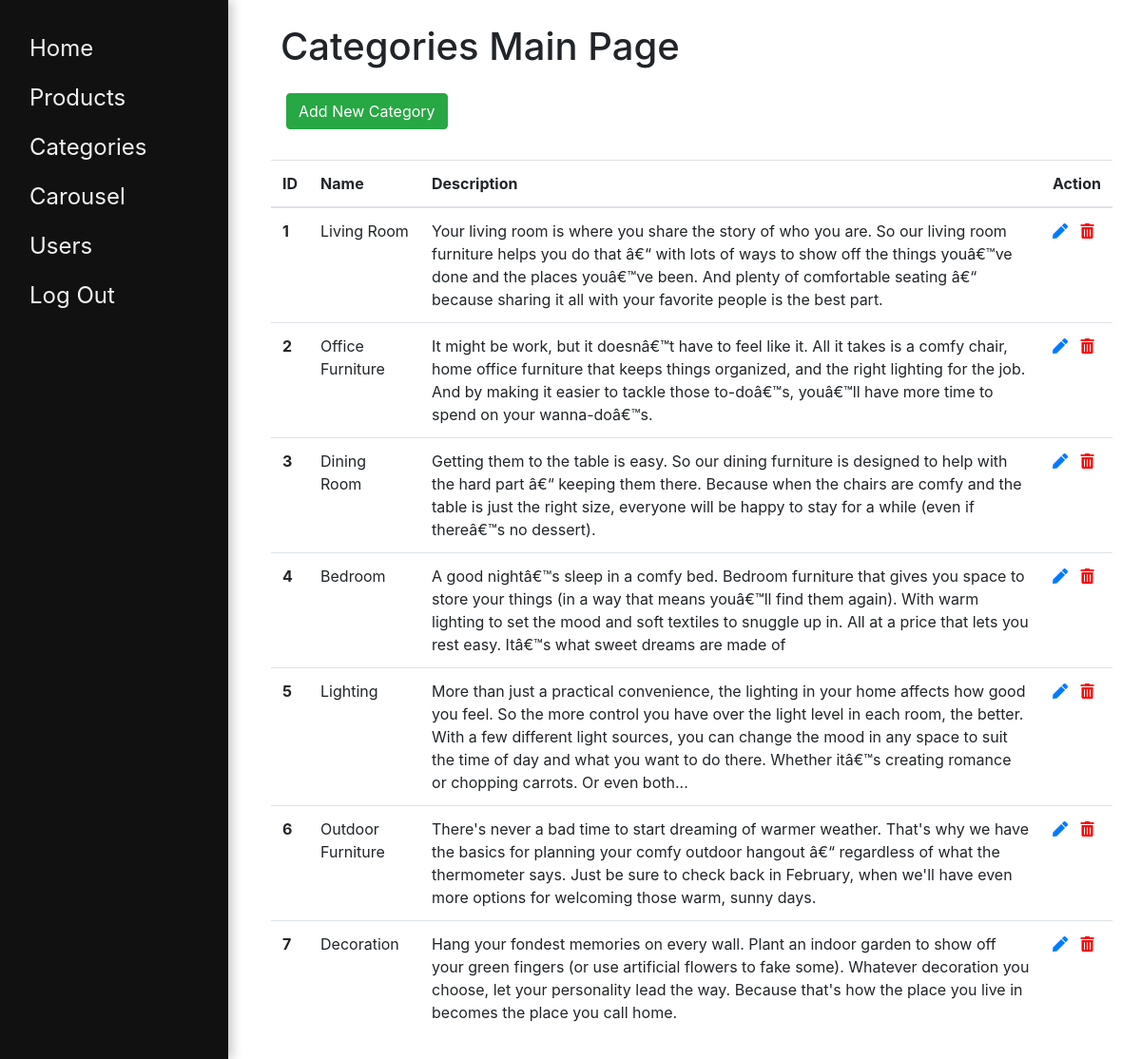
The app's page /backend/categories.php (signed in) with its own data.
### tables this page shows
CREATE TABLE `categories` (
  `id` int(11) NOT NULL,
  `name` varchar(128) NOT NULL,
  `description` varchar(512) DEFAULT NULL
);

### includes/autoload.php (called while the page is built, shortened)
<?php
spl_autoload_register(function($className) {
  try {
    $file = dirname(__DIR__) . "/classes/{$className}.php";
  }
  catch (Exception $e) {
    echo $e->getMessage();
  }
});

### classes/Database.php (called while the page is built, shortened)
<?php
class Database {
  private $host = 'localhost';
  private $db_name = 'furniture';
  private $username = 'keroles';
  private $password = 'password';
  public function dbConnect() {
    try {
      $this->connection = new PDO("mysql:host={$this->host};dbname={$this->db_name}", "{$this->username}", "{$this->password}");
      $this->connection -> setAttribute(PDO::ATTR_ERRMODE, PDO::ERRMODE_EXCEPTION);
      return $this->connection;
    } catch (PDOException $e) {
      die("ERROR: Could not connect. " . $e->getMessage());
    }
  }
}

### classes/Category.php (called while the page is built, shortened)
<?php
class Category extends Database {
  public function readAll() {
    $query = 'SELECT * FROM categories';
    $stmt = $this->dbConnect()->prepare($query);
    $stmt->execute();
    return $stmt->fetchAll(PDO::FETCH_ASSOC);
  }
}

### backend/categories.php (the view, shortened to what this page needs)
<?php
include_once dirname(__DIR__) . '/includes/autoload.php';
$category = new Category();
$categories = $category->readAll();
?>
<!DOCTYPE html>
<html lang="en">
<head>
  <link rel="stylesheet" href="../style/css/bootstrap.min.css">
  <link rel="stylesheet" href="../style/css/all.min.css">
  <link rel="stylesheet" href="../style/css/main.css">
</head>
<body>
  <div class="container-fluid">
    <section class="main-section">
      <div class="container">
        <h1>Categories Main Page</h1>
        <a href='add.php?type=category' class="btn btn-success" style="margin: 0 0 2em 1em;">Add New Category</a>
        <table class="table">
          <thead>
            <tr>
              <th scope="col">ID</th>
              <th scope="col">Name</th>
              <th scope="col">Description</th>
              <th scope="col">Action</th>
            </tr>
          </thead>
          <tbody>
            <?php foreach($categories as $category): ?>
            <tr>
              <th scope="row"><?= $category['id'] ?></th>
              <td><?= $category['name'] ?></td>
              <td><?= $category['description'] ?></td>
              <td>
                <a href="update.php?type=category&id=<?= $category['id'] ?>" title="Update Record">
                  <i class="fas fa-pen"></i>
                </a> &nbsp;
                <a onClick="javascript: return confirm('Are you sure?!');" href="delete.php?type=category&id=<?= $category['id'] ?>" title="Delete Record">
                  <i class="fas fa-trash-alt" style="color:red"></i>
                </a>
              </td>
            </tr>
            <?php endforeach; ?>
          </tbody>
        </table>
      </div>
    </section>
  </div>
</body>
</html>

### style/css/main.css (style rules this page uses)
.main-section { margin-left:255px }
.main-section h1 { margin:25px 0 25px 10px }
.main-section .container { margin-bottom:25px }
a { text-decoration:none }

### records on screen
categories: id "1", name "Living Room", description "Your living room is where you share the story of who you are. So our living room furniture helps you do that â€“ with lots of ways to show off the things youâ€™ve done and the places youâ€™ve been. And plenty of comfortable seating â€“ because sharing it all with your favorite people is the best part."
categories: id "2", name "Office Furniture", description "It might be work, but it doesnâ€™t have to feel like it. All it takes is a comfy chair, home office furniture that keeps things organized, and the right lighting for the job. And by making it easier to tackle those to-doâ€™s, youâ€™ll have more time to spend on your wanna-doâ€™s."
categories: id "3", name "Dining Room", description "Getting them to the table is easy. So our dining furniture is designed to help with the hard part â€“ keeping them there. Because when the chairs are comfy and the table is just the right size, everyone will be happy to stay for a while (even if thereâ€™s no dessert)."
categories: id "4", name "Bedroom", description "A good nightâ€™s sleep in a comfy bed. Bedroom furniture that gives you space to store your things (in a way that means youâ€™ll find them again). With warm lighting to set the mood and soft textiles to snuggle up in. All at a price that lets you rest easy. Itâ€™s what sweet dreams are made of"
categories: id "5", name "Lighting", description "More than just a practical convenience, the lighting in your home affects how good you feel. So the more control you have over the light level in each room, the better. With a few different light sources, you can change the mood in any space to suit the time of day and what you want to do there. Whether itâ€™s creating romance or chopping carrots. Or even both..."
categories: id "6", name "Outdoor Furniture", description "There's never a bad time to start dreaming of warmer weather. That's why we have the basics for planning your comfy outdoor hangout â€“ regardless of what the thermometer says. Just be sure to check back in February, when we'll have even more options for welcoming those warm, sunny days."
categories: id "7", name "Decoration", description "Hang your fondest memories on every wall. Plant an indoor garden to show off your green fingers (or use artificial flowers to fake some). Whatever decoration you choose, let your personality lead the way. Because that's how the place you live in becomes the place you call home."
